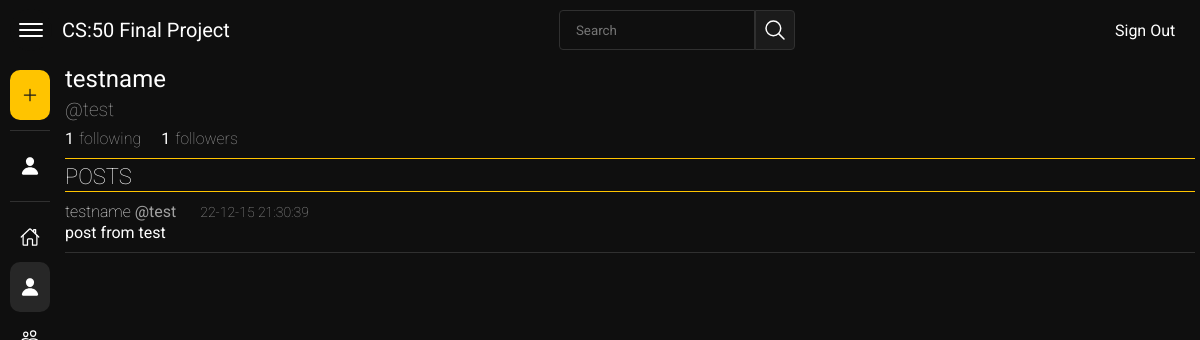
Page /user/test (signed in) on the earlier database version.
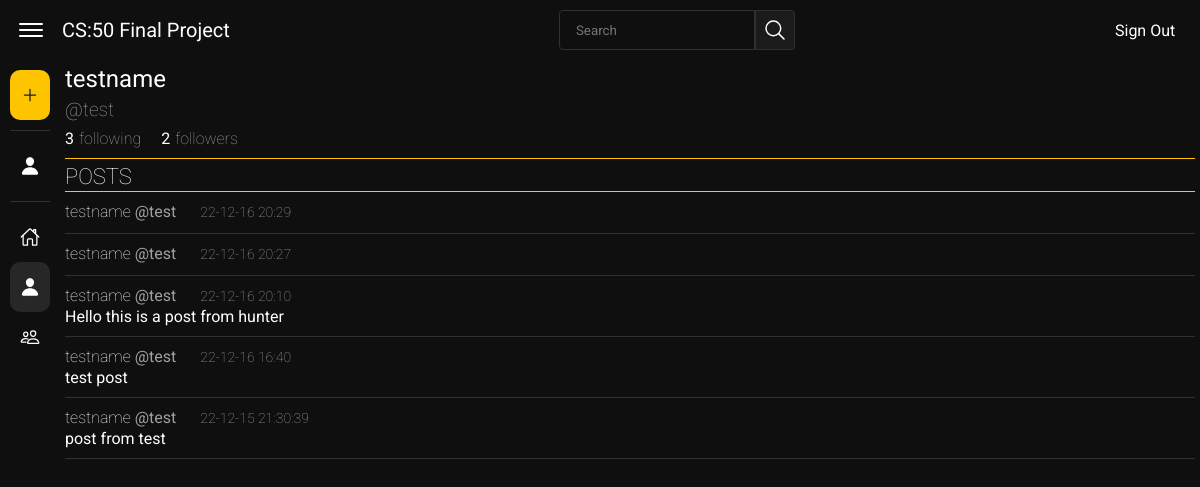
Same page on the later database version.
### tables this page shows
CREATE TABLE "users" (
	"id"	INTEGER NOT NULL UNIQUE,
	"username"	TEXT NOT NULL UNIQUE,
	"name"	TEXT NOT NULL,
	"password_hash"	TEXT NOT NULL,
	"follower_count"	INTEGER NOT NULL DEFAULT 0,
	"following_count"	INTEGER NOT NULL DEFAULT 0,
	PRIMARY KEY("id")
);

CREATE TABLE "posts" (
	"id"	INTEGER NOT NULL UNIQUE,
	"user_id"	INTEGER NOT NULL,
	"post"	TEXT NOT NULL,
	"date"	TEXT NOT NULL,
	PRIMARY KEY("id" AUTOINCREMENT)
);

### app.py (the view)
@app.route("/user/<username>")
@login_required
def user(username):
    userInfo = db.execute("SELECT id, username, name, follower_count, following_count FROM users WHERE username LIKE ?", username)
    if not userInfo:
        flash("User does not exist")
        return redirect("/")
    userPosts = db.execute("SELECT * FROM posts WHERE user_id = ? ORDER BY date DESC", userInfo[0]['id'])
    if username == session["username"]:
        isUsersAccount = True
        isFollowing = None
    else:
        isUsersAccount = False
        if db.execute("SELECT * FROM following WHERE user_id = ? AND follower_id = ?", userInfo[0]['id'], session['user_id']) :
            isFollowing = True
        else:
            isFollowing = False
    return render_template("user.html", userInfo=userInfo[0], userPosts=userPosts, isUsersAccount=isUsersAccount, isFollowing=isFollowing)

### functions.py (called while the page is built)
def login_required(f):
    @wraps(f)
    def decorated_function(*args, **kwargs):
        if session.get("user_id") is None:
            return redirect("/")
        return f(*args, **kwargs)
    return decorated_function

### templates/user.html (shortened to what this page needs)
{% extends "layout.html" %}
{% block main %}
    <div class="user-info-wrapper">
        <div class="user-info">
            <span class="user-name">{{ userInfo['name'] }}</span>
            <span class="user-username">@{{ userInfo['username'] }}</span>
            <div class="user-follow-wrapper">
                <span class="user-follow-number">{{ userInfo['following_count'] }}</span>
                <span class="user-follow">following</span>
                <span class="user-follow-number">{{ userInfo['follower_count'] }}</span>
                <span class="user-follow">followers</span>
            </div>
        </div>
    </div>
    <div class="user-posts-wrapper">
        <span class="search-titles">
            POSTS
        </span>
        {% if userPosts %}
            {% for posts in userPosts %}
                <div class="user-post">
                    <a class="user-post-info" href="/user/{{ userInfo['username'] }}">
                        <span class="user-post-name">{{ userInfo['name'] }}</span>
                        <span class="user-post-username">@{{ userInfo['username'] }}</span>
                        <span class="user-post-date">{{ posts.date }}</span>
                    </a>
                    <div class="user-post-main">
                        <span class="user-post-content">{{ posts.post }}</span>
                    </div>
                </div>
            {% endfor %}
        {% else %}
            <span class="user-post">This user has no posts</span>
        {% endif %}
    </div>
{% endblock main %}

### templates/layout.html (shortened to what this page needs)
<!DOCTYPE html>
<html lang="en">
<head>
    <link rel="stylesheet" href="/static/styles.css">
</head>
<body>
    <nav class="nav-bar">
        <div class="nav-buttons-wrapper">
            <button class="menu-button">
                <ion-icon class="menu-button-icon" name="menu-outline"></ion-icon></ion-icon>
            </button>
            <a class="logo" href="/">CS:50 Final Project</a>
        </div>
        <div class="search-bar-wrapper">
            <form class="search-bar" action="/search" method="get">
                <input class="search-box" type="text" autocomplete="off" name="search" placeholder="Search">
                <button class="search-button" type="submit">
                    <ion-icon class="search-icon" name="search-outline"></ion-icon>
                </button>
            </form>
        </div>
        <div class="login-options">
            {% if session["user_id"] %}
                <a class="login-options-button" href="/signout">Sign Out</a>
            {% else %}
                <a class="login-options-button" id="sign-in" href="#">Sign in</a>
                <a class="login-options-button" id="register" href="#">Register</a>
            {% endif %}
        </div>
    </nav>
    <div class="nav-side">
        <div class="post-button-wrapper">
            <a class="post-button" id="post-button" href="/post">
                <span class="post-button-icon"><ion-icon name="add-outline"></ion-icon></span>
            </a>
        </div>
        {% if session["user_id"] %}
            <div class="account-info-wrapper">
                <a class="account-info-button" href="/user/{{ session['username'] }}">
                    <span class="side-nav-icon"><ion-icon name="person"></ion-icon></span>
                </a>
            </div>
        {% endif %}
        <div class="side-nav-button-wrapper">
            <a class="side-nav-button {% if homeActive %} active-button {% endif %}" href="/">
                <span class="side-nav-icon"><ion-icon name="{% if homeActive %}home{% else %}home-outline{% endif %}"></ion-icon></span>
            </a>
            {% if session["user_id"] %}
                <a class="side-nav-button {% if isUsersAccount %} active-button {% endif %}" href="/user/{{ session['username'] }}">
                    <span class="side-nav-icon"><ion-icon name="{% if isUsersAccount %}person{% else %}person-outline{% endif %}"></ion-icon></span>
                </a>
                <a class="side-nav-button {% if friendsActive %}active-button{% endif %}" href="/friends">
                    <span class="side-nav-icon"><ion-icon name="{% if friendsActive %}people{% else %}people-outline{% endif %}"></ion-icon></span>
                </a>
            {% endif %}
        </div>
    </div>
    <main>
        {% block main %}{% endblock main %}
    </main>
</body>
</html>

### static/styles.css (style rules this page uses)
:root { --gray1: #0f0f0f; --gray2: #1b1b1b; --gray3: #272727; --gray4: #303030; --gray5: #a0a0a0; --yellow-accent: #ffc400; --yellow-highlight: #ffd23b; }
* { margin: 0; padding: 0; box-sizing: border-box; font-family: 'Roboto', sans-serif; }
body { display: grid; grid-template-rows: 60px auto; grid-template-columns: 60px auto; grid-template-areas: "navbar navbar" "sidebar main"; height: 100%; background-color: var(--gray1); color: white; }
.nav-bar { grid-area: navbar; display: flex; justify-content: space-between; align-items: center; height: 60px; }
.nav-buttons-wrapper { display: flex; flex-direction: row; align-items: center; padding: 10px; }
.menu-button { display: flex; justify-content: center; align-items: center; background-color: var(--gray1); color: white; cursor: pointer; border-radius: 40px; border: none; font-size: 2rem; padding: 5px; transition: 0.3s; }
.logo { color: white; font-size: 20px; text-decoration: none; padding: 0px 10px 0px 10px; }
.search-bar-wrapper { display: flex; justify-content: space-between; align-items: center; margin: 0px 10px 0px 10px; }
.search-bar { display: flex; align-items: center; height: 40px; width: 100%; }
.search-box { height: 100%; width: 100%; background-color: var(--gray1); color: white; border: 1px solid var(--gray4); border-radius: 4px 0px 0px 4px; padding: 0px 16px 0px 16px ; margin: 0px 0px 0px 4px; }
.search-button { display: flex; justify-content: center; align-items: center; height: 100%; width: 50px; background-color: var(--gray2); color: white; border: 1px solid var(--gray4); border-radius: 0px 4px 4px 0px; font-size: 1.5rem; cursor: pointer; }
.login-options { min-width: 100px; padding: 10px; }
.login-options-button { color: white; text-decoration: none; padding: 5px; transition: 0.1s; }
.nav-side { grid-area: sidebar; display: flex; flex-direction: column; align-items: center; }
.post-button-wrapper { padding: 10px 0px 10px 0px; border-bottom: 1px solid #303030; }
.post-button { display: flex; align-items: center; height: 50px; width: 40px; background-color: var(--yellow-accent); color: var(--gray2); font-size: 1.25rem; text-decoration: none; border-radius: 10px; }
.post-button-icon { display: flex; justify-self: center; align-items: center; padding: 10px; }
.account-info-wrapper { padding: 10px 0px 10px 0px; border-bottom: 1px solid #303030; }
.account-info-button { display: flex; align-items: center; height: 50px; width: 40px; color: white; font-size: 1.25rem; text-decoration: none; border-radius: 10px; }
.side-nav-button-wrapper { padding-top: 10px; }
.side-nav-button { display: flex; align-items: center; height: 50px; width: 40px; color: white; font-size: 1.25rem; text-decoration: none; border-radius: 10px; }
.active-button { background-color: var(--gray3); }
.side-nav-icon { display: flex; justify-self: center; align-items: center; padding: 10px; }
main { grid-area: main; padding: 5px; }
.user-info-wrapper { display: flex; padding-bottom: 5px; margin-bottom: 5px; border-bottom: 1px solid var(--yellow-accent); }
.user-info { display: flex; flex-direction: column; }
.user-name { font-size: 1.5rem; margin: 0px 0px 5px 0px; }
.user-username { color: var(--gray5); font-size: 1.2rem; font-weight: lighter; margin: 0px 0px 8px 0px; }
.user-follow-wrapper { display: flex; }
.user-follow-number { margin: 0px 5px 5px 0px; }
.user-follow { display: flex; justify-content: center; align-items: center; color: var(--gray5); font-weight: lighter; margin: 0px 20px 5px 0px; }
.user-posts-wrapper { display: flex; flex-direction: column; margin-bottom: 10px; }
.user-post { padding: 10px 5px 10px 0px; border-bottom: 1px solid #303030; }
.user-post-info { color: white; text-decoration: none; }
.user-post-name { color: white; font-weight: lighter; }
.user-post-username { color: var(--gray5); }
.user-post-main { display: flex; justify-content: space-between; padding-top: 2px; }
.user-post-date { margin-left: 20px; color: var(--gray5); font-size: 14px; font-weight: lighter; }
.search-titles { font-size: 22px; font-weight: lighter; padding-bottom: 2px; border-bottom: 1px solid var(--yellow-accent); }

Differences in the rows shown:
changed users "testname": following_count "1" → "3"; follower_count "1" → "2"
added posts: {{ userInfo['name'] }} "testname", {{ userInfo['username'] }} "test", date "22-12-16 20:29"
added posts: {{ userInfo['name'] }} "testname", {{ userInfo['username'] }} "test", date "22-12-16 20:27"
added posts: {{ userInfo['name'] }} "testname", {{ userInfo['username'] }} "test", date "22-12-16 20:10", post "Hello this is a post from hunter"
added posts: {{ userInfo['name'] }} "testname", {{ userInfo['username'] }} "test", date "22-12-16 16:40", post "test post"
